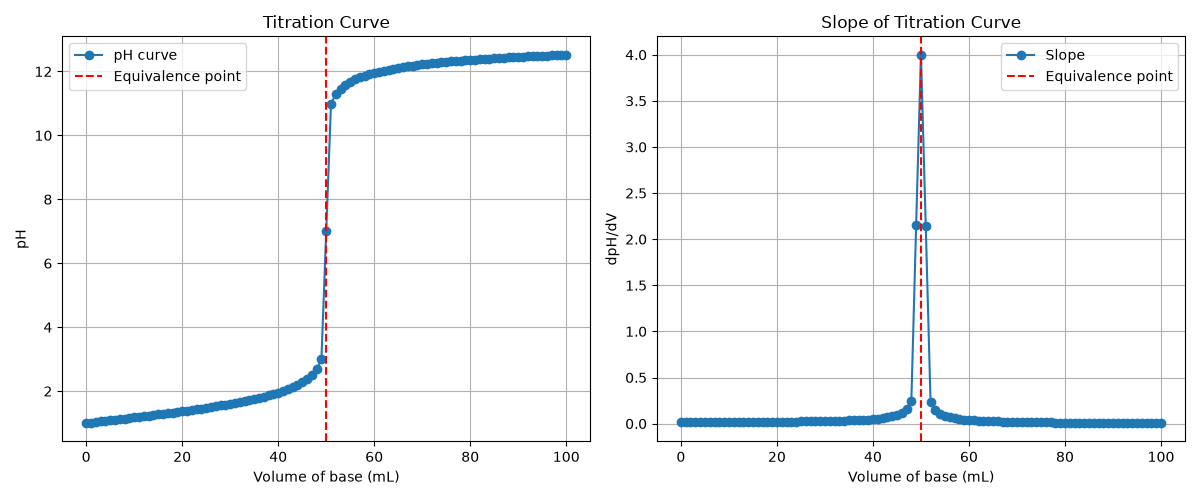

The Python source for this figure:
"""
PW2 Lab B Part 5 (bonus) -- find a titration's equivalence point.

titration.csv holds a titration curve: pH versus the volume of base added.
The equivalence point is the volume where the pH changes fastest (the steep
jump). Numerically, that is where the SLOPE of the pH curve is largest.
Run:  python titration.py
"""
import numpy as np
import matplotlib.pyplot as plt

# TODO 1: read titration.csv (columns volume_base, pH) into arrays V, pH.

data = np.loadtxt("titration.csv", delimiter=",", skiprows=1)
V = data[:, 0]
pH = data[:, 1]
print("Volume:", V)
print("pH:", pH)

# TODO 2: compute the slope of the pH curve with np.gradient(pH, V), and find
#         the volume where that slope is largest (np.argmax). That is the
#         equivalence point. Print it.

# Calculate the slope of the pH curve
slope = np.gradient(pH, V)

# Find the index where the slope is largest
index = np.argmax(slope)

# Find the equivalence volume
V_eq = V[index]

print("Equivalence point:", V_eq, "mL")
print("Maximum slope:", slope[index])

# TODO 3: make two plots side by side: (left) pH vs volume with a line at the
#         equivalence point; (right) the slope vs volume, showing it peaks
#         at the equivalence point. Save as titration.png.
# Create two plots side by side
fig, ax = plt.subplots(1, 2, figsize=(12, 5))

# Left plot: pH versus volume
ax[0].plot(V, pH, marker="o", label="pH curve")
ax[0].axvline(V_eq, color="red", linestyle="--",
              label="Equivalence point")
ax[0].set_xlabel("Volume of base (mL)")
ax[0].set_ylabel("pH")
ax[0].set_title("Titration Curve")
ax[0].legend()
ax[0].grid(True)

# Right plot: slope versus volume
ax[1].plot(V, slope, marker="o", label="Slope")
ax[1].axvline(V_eq, color="red", linestyle="--",
              label="Equivalence point")
ax[1].set_xlabel("Volume of base (mL)")
ax[1].set_ylabel("dpH/dV")
ax[1].set_title("Slope of Titration Curve")
ax[1].legend()
ax[1].grid(True)

plt.tight_layout()
plt.savefig("titration.png")
plt.show()
